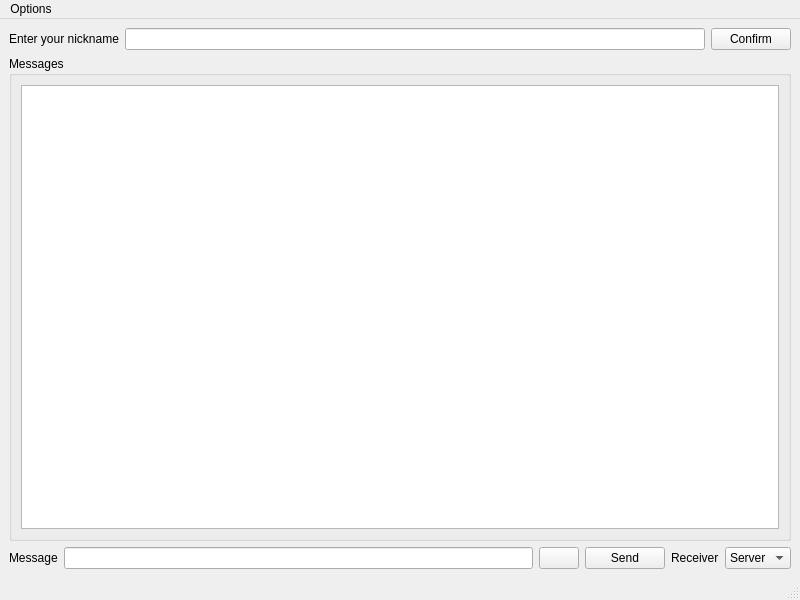
<?xml version="1.0" encoding="UTF-8"?>
<ui version="4.0">
 <class>MainWindow</class>
 <widget class="QMainWindow" name="MainWindow">
  <property name="geometry">
   <rect>
    <x>0</x>
    <y>0</y>
    <width>800</width>
    <height>600</height>
   </rect>
  </property>
  <property name="windowTitle">
   <string>Client</string>
  </property>
  <widget class="QWidget" name="centralwidget">
   <layout class="QVBoxLayout" name="verticalLayout_2">
    <item>
     <layout class="QHBoxLayout" name="horizontalLayout">
      <item>
       <widget class="QLabel" name="label_2">
        <property name="text">
         <string>Enter your nickname</string>
        </property>
       </widget>
      </item>
      <item>
       <widget class="QLineEdit" name="lineNickName"/>
      </item>
      <item>
       <widget class="QPushButton" name="buttonConfirm">
        <property name="text">
         <string>Confirm</string>
        </property>
       </widget>
      </item>
     </layout>
    </item>
    <item>
     <widget class="QGroupBox" name="groupBox">
      <property name="title">
       <string>Messages</string>
      </property>
      <layout class="QVBoxLayout" name="verticalLayout">
       <item>
        <widget class="QListWidget" name="listMessages"/>
       </item>
      </layout>
     </widget>
    </item>
    <item>
     <layout class="QHBoxLayout" name="horizontalLayout_2">
      <item>
       <widget class="QLabel" name="label">
        <property name="text">
         <string>Message</string>
        </property>
       </widget>
      </item>
      <item>
       <widget class="QLineEdit" name="lineMessage"/>
      </item>
      <item>
       <widget class="QPushButton" name="attachButton">
        <property name="text">
         <string/>
        </property>
       </widget>
      </item>
      <item>
       <widget class="QPushButton" name="buttonSend">
        <property name="text">
         <string>Send</string>
        </property>
       </widget>
      </item>
      <item>
       <widget class="QLabel" name="labelReceiver">
        <property name="text">
         <string>Receiver</string>
        </property>
       </widget>
      </item>
      <item>
       <widget class="QComboBox" name="comboBoxReceiver">
        <item>
         <property name="text">
          <string>Server</string>
         </property>
        </item>
        <item>
         <property name="text">
          <string>All</string>
         </property>
        </item>
       </widget>
      </item>
     </layout>
    </item>
   </layout>
  </widget>
  <widget class="QMenuBar" name="menubar">
   <property name="geometry">
    <rect>
     <x>0</x>
     <y>0</y>
     <width>800</width>
     <height>25</height>
    </rect>
   </property>
   <widget class="QMenu" name="menuOptions">
    <property name="title">
     <string>Options</string>
    </property>
    <addaction name="actionConnect"/>
    <addaction name="actionExit"/>
   </widget>
   <addaction name="menuOptions"/>
  </widget>
  <widget class="QStatusBar" name="statusbar"/>
  <action name="actionConnect">
   <property name="text">
    <string>Connect</string>
   </property>
  </action>
  <action name="actionExit">
   <property name="text">
    <string>Exit</string>
   </property>
  </action>
 </widget>
 <resources/>
 <connections/>
</ui>
